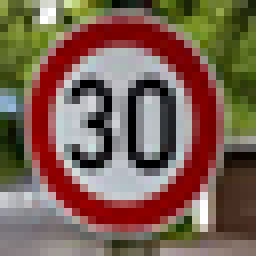
#> input picture CarND-Traffic-Sign-Classifier-Project-master/new_signs/2.png, 32 x 32 px (shown 8 times larger)
$ jupyter execute --allow-errors Traffic_Sign_Classifier_cifar10.ipynb   (shell and % lines are left out)
#> lines starting #> are read from the running program, lines starting #| are printed output that depends on the picture
# Self-Driving Car Engineer Nanodegree

## Deep Learning

## Project: Build a Traffic Sign Recognition Classifier with Cifar10

In this notebook, a template is provided for you to implement your functionality in stages, which is required to successfully complete this project. If additional code is required that cannot be included in the notebook, be sure that the Python code is successfully imported and included in your submission if necessary.

> **Note**: Once you have completed all of the code implementations, you need to finalize your work by exporting the iPython Notebook as an HTML document. Before exporting the notebook to html, all of the code cells need to have been run so that reviewers can see the final implementation and output. You can then export the notebook by using the menu above and navigating to  \n",
    "**File -> Download as -> HTML (.html)**. Include the finished document along with this notebook as your submission.

In addition to implementing code, there is a writeup to complete. The writeup should be completed in a separate file, which can be either a markdown file or a pdf document. There is a [write up template](https://github.com/udacity/CarND-Traffic-Sign-Classifier-Project/blob/master/writeup_template.md) that can be used to guide the writing process. Completing the code template and writeup template will cover all of the [rubric points](https://review.udacity.com/#!/rubrics/481/view) for this project.

The [rubric](https://review.udacity.com/#!/rubrics/481/view) contains "Stand Out Suggestions" for enhancing the project beyond the minimum requirements. The stand out suggestions are optional. If you decide to pursue the "stand out suggestions", you can include the code in this Ipython notebook and also discuss the results in the writeup file.

>**Note:** Code and Markdown cells can be executed using the **Shift + Enter** keyboard shortcut. In addition, Markdown cells can be edited by typically double-clicking the cell to enter edit mode.

---
## Step 0: Load The Data

[cell 1]
# Loading Cifar10 data
from keras.datasets import cifar10
#> (the rest of this cell did not finish here and is left out)

[cell 2]
import pickle
import numpy as np
from numpy import newaxis
import cv2

# Review of data shapes

print('Data opened')
#> (the rest of this cell did not finish here and is left out)

---

## Step 1: Dataset Summary & Exploration

The pickled data is a dictionary with 4 key/value pairs:

- `'features'` is a 4D array containing raw pixel data of the traffic sign images, (num examples, width, height, channels).
- `'labels'` is a 1D array containing the label/class id of the traffic sign. The file `signnames.csv` contains id -> name mappings for each id.
- `'sizes'` is a list containing tuples, (width, height) representing the the original width and height the image.
- `'coords'` is a list containing tuples, (x1, y1, x2, y2) representing coordinates of a bounding box around the sign in the image. **THESE COORDINATES ASSUME THE ORIGINAL IMAGE. THE PICKLED DATA CONTAINS RESIZED VERSIONS (32 by 32) OF THESE IMAGES**

Complete the basic data summary below. Use python, numpy and/or pandas methods to calculate the data summary rather than hard coding the results. For example, the [pandas shape method](http://pandas.pydata.org/pandas-docs/stable/generated/pandas.DataFrame.shape.html) might be useful for calculating some of the summary results.

### Provide a Basic Summary of the Data Set Using Python, Numpy and/or Pandas

#> (a cell that did not finish here is left out)

### Include an exploratory visualization of the dataset

Visualize the German Traffic Signs Dataset using the pickled file(s). This is open ended, suggestions include: plotting traffic sign images, plotting the count of each sign, etc.

The [Matplotlib](http://matplotlib.org/) [examples](http://matplotlib.org/examples/index.html) and [gallery](http://matplotlib.org/gallery.html) pages are a great resource for doing visualizations in Python.

**NOTE:** It's recommended you start with something simple first. If you wish to do more, come back to it after you've completed the rest of the sections.

[cell 4]
### visualizatio of signs and labels
import matplotlib.pyplot as plt
import random
from pandas.io.parsers import read_csv

fig, axs = plt.subplots(4,5, figsize=(10,6))
fig.subplots_adjust(hspace = .2, wspace = .001)
axs = axs.ravel()

#> (the rest of this cell did not finish here and is left out)

[cell 5]
# Disribution of data in test, train and validation dataset

# [9 lines left out: function distribution, not called in this run]

#> (the rest of this cell did not finish here and is left out)

----

## Step 2: Design and Test a Model Architecture

Design and implement a deep learning model that learns to recognize traffic signs. Train and test your model on the [German Traffic Sign Dataset](http://benchmark.ini.rub.de/?section=gtsrb&subsection=dataset).

There are various aspects to consider when thinking about this problem:

- Neural network architecture
- Play around preprocessing techniques (normalization, rgb to grayscale, etc)
- Number of examples per label (some have more than others).
- Generate fake data.

Here is an example of a [published baseline model on this problem](http://yann.lecun.com/exdb/publis/pdf/sermanet-ijcnn-11.pdf). It's not required to be familiar with the approach used in the paper but, it's good practice to try to read papers like these.

**NOTE:** The LeNet-5 implementation shown in the [classroom](https://classroom.udacity.com/nanodegrees/nd013/parts/fbf77062-5703-404e-b60c-95b78b2f3f9e/modules/6df7ae49-c61c-4bb2-a23e-6527e69209ec/lessons/601ae704-1035-4287-8b11-e2c2716217ad/concepts/d4aca031-508f-4e0b-b493-e7b706120f81) at the end of the CNN lesson is a solid starting point. You'll have to change the number of classes and possibly the preprocessing, but aside from that it's plug and play!

### Pre-process the Data Set (normalization, grayscale, etc.)

Use the code cell (or multiple code cells, if necessary) to implement the first step of your project.

[cell 6]
# Convert to gray scale
def gray_scale(data):
    return np.array([cv2.cvtColor(image, cv2.COLOR_RGB2GRAY) for image in data])

#> (the rest of this cell did not finish here and is left out)

[cell 7]
### visualizatio of signs and labels after pre processing

fig, axs = plt.subplots(4,5, figsize=(10,6))
fig.subplots_adjust(hspace = .2, wspace = .001)
axs = axs.ravel()

#> (the rest of this cell did not finish here and is left out)

### Model Architecture

[cell 8]
### Define your architecture here.
### Feel free to use as many code cells as needed.

from sklearn.cross_validation import train_test_split
from sklearn.utils import shuffle

#> (the rest of this cell did not finish here and is left out)

I have used Architecture from research paper Multi-Column Deep Neural Network for Traffic Sign Classification
http://people.idsia.ch/~juergen/nn2012traffic.pdf

- Layer 1: Convolutional. Input = 32x32x1. Output = 26x26x100.
         - Pooling. Input = 26x26x100. Output = 13x13x100.
- Layer 2: Convolutional. Output = 10x10x150.
         - Pooling. Input = 10x10x16. Output = 5x5x150.
- Layer 3: Fully Connected. Input = 250. Output = 200.
- Layer 4: Fully Connected. Input = 200. Output = 43.

[cell 9]
import tensorflow as tf
from sklearn.utils import shuffle

EPOCHS = 10
BATCH_SIZE = 192

from tensorflow.contrib.layers import flatten
# [66 lines left out: function mcdnn, not called in this run]

### Train, Validate and Test the Model

A validation set can be used to assess how well the model is performing. A low accuracy on the training and validation
sets imply underfitting. A high accuracy on the test set but low accuracy on the validation set implies overfitting.

[cell 10]
### Train your model here.
### Calculate and report the accuracy on the training and validation set.
### Once a final model architecture is selected,
### the accuracy on0 the test set should be calculated and reported as well.
### Feel free to use as many code cells as needed.

#> (a cell that did not finish here is left out)

#> (a cell that did not finish here is left out)

### Evaluate Model

#> (a cell that did not finish here is left out)

---

## Step 3: Test a Model on New Images

To give yourself more insight into how your model is working, download at least five pictures of German traffic signs from the web and use your model to predict the traffic sign type.

You may find `signnames.csv` useful as it contains mappings from the class id (integer) to the actual sign name.

### Load and Output the Images

[cell 14]
# I have several sign images of different sizes
# I will firs resize them to 32x32 size
import os
import cv2

# resize images to 32x32
def resize_newimage(image_name):
#> called with image_name = 'new_signs/2.png'
    image = cv2.imread(image_name)
#> image is the input picture: shape (32, 32, 3); mean B, G, R 82, 96.7, 122.6
    image = cv2.resize(image,(32,32))
    return image

images = np.array([resize_newimage('new_signs/'+ img_name) for img_name in os.listdir('new_signs')])
#> call 2 of resize_newimage, with image_name = 'new_signs/6.png'
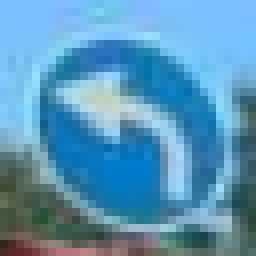
#> input picture CarND-Traffic-Sign-Classifier-Project-master/new_signs/6.png, 32 x 32 px (shown 8 times larger)
#> in resize_newimage, image is the input picture: shape (32, 32, 3); mean B, G, R 185.1, 149.7, 89.4

# show new images of new signs
for i,image in enumerate(images):
    plt.imshow(image)
    plt.show()
    print('Images shape', images[i].shape)
#> this loop made 2 passes
#| Images shape (32, 32, 3)
#| Images shape (32, 32, 3)

[cell 15]
# Convert to gray scale
def gray_scale(data):
    return np.array([cv2.cvtColor(image, cv2.COLOR_RGB2GRAY) for image in data])

images_gray = gray_scale(images)

print('New Sign Images Gray shape', images_gray.shape)
#| New Sign Images Gray shape (2, 32, 32)

# Histogram Equalization
def histogram(data):
    return np.array([cv2.equalizeHist(image) for image in data])

images_hist = histogram(images_gray)

# Reshape for conv layer
images_test = images_hist[..., newaxis]

# Normalization with Gray Scale and Histogram
images_test = images_test / np.std(images_test, axis = 0)
print('New Sign Images Test Shape', images_test.shape)
#| New Sign Images Test Shape (2, 32, 32, 1)
print('New Sign Images Test normalize', np.mean(images_test))
#| New Sign Images Test normalize inf


print('len images_test  ', len(images_test))
#| len images_test   2

print('TEST new axis') #
print('New Sign Images_test shape', images_test[1].shape)
#| New Sign Images_test shape (32, 32, 1)

[cell 16]
for image in images_test:
    plt.imshow(image.squeeze())
    plt.show()
#> this loop made 2 passes
#> pass 1, `plt.show()`:
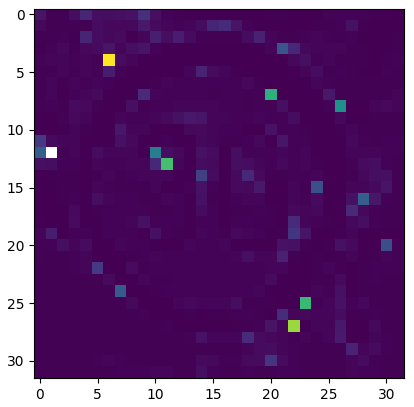
#> figure drawn by matplotlib, 1 panel
